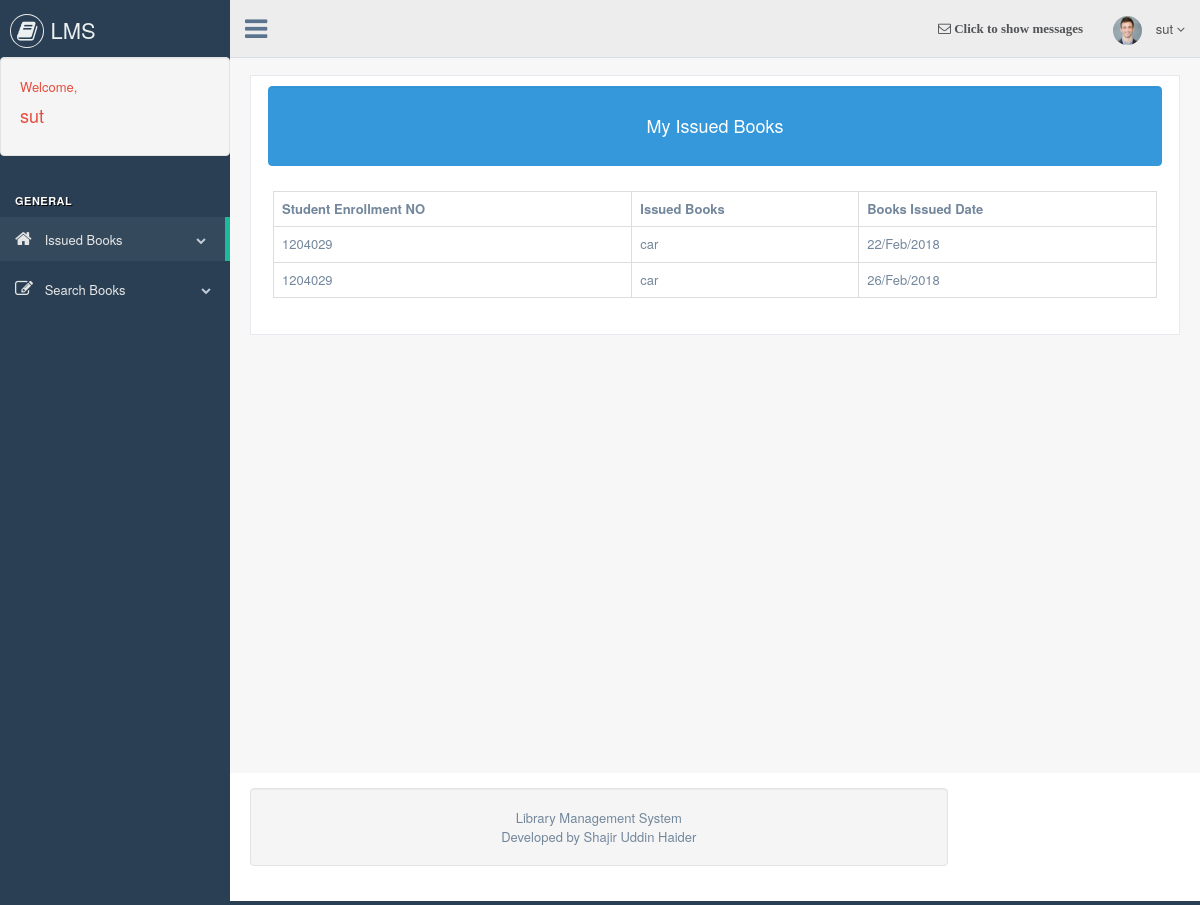
Screenshot of /student/my_issuebooks.php (signed in) with the database file from the repository.
### tables this page shows
CREATE TABLE `issuse_book` (
  `id` int(5) NOT NULL,
  `student_enrollment` varchar(20) NOT NULL,
  `student_name` varchar(50) NOT NULL,
  `student_sem` varchar(50) NOT NULL,
  `student_contact` varchar(50) NOT NULL,
  `student_email` varchar(50) NOT NULL,
  `books_name` varchar(50) NOT NULL,
  `books_issue_date` varchar(50) NOT NULL,
  `books_return_date` varchar(50) NOT NULL,
  `student_username` varchar(50) NOT NULL
);

### student/my_issuebooks.php (the view, shortened to what this page needs)
<?php
include "header.php";
 ?>
        <div class="right_col" role="main">
            <div class="">
                <div class="page-title">
                </div>
                <div class="row" style="min-height:500px">
                    <div class="col-md-12 col-sm-12 col-xs-12">
                        <div class="x_panel">
                            <div class="well bg-blue"  >
                                <h2 align="center">My Issued Books</h2>
                            </div>
                            <div class="x_content">
                              <table class="table table-bordered">
                                <th>
                                  Student Enrollment NO
                                </th>
                                <th> Issued Books </th>
                                <th> Books Issued Date</th>
                                <?php
                                $sql=mysqli_query($db,"SELECT * FROM issuse_book WHERE student_username='$_SESSION[username]'" );
                                while ($row=mysqli_fetch_array($sql)) {
                                echo "<tr>";
                                echo "<td>";
                                echo $row["student_enrollment"];
                                echo "</td>";
                                echo "<td>";
                                echo $row["books_name"];
                                echo "</td>";
                                echo "<td>";
                                echo $row["books_issue_date"];
                                echo "</td>";
                                }
                                ?>
                              </table>
                            </div>
                        </div>
                    </div>
                </div>
            </div>
        </div>
        <?php
        include "footer.php";
        ?>

### rows the page displays
issuse_book: student_enrollment "1204029", books_name "car", books_issue_date "22/Feb/2018"
issuse_book: student_enrollment "1204029", books_name "car", books_issue_date "26/Feb/2018"

### other values shown
$_SESSION["username"] "sut"
